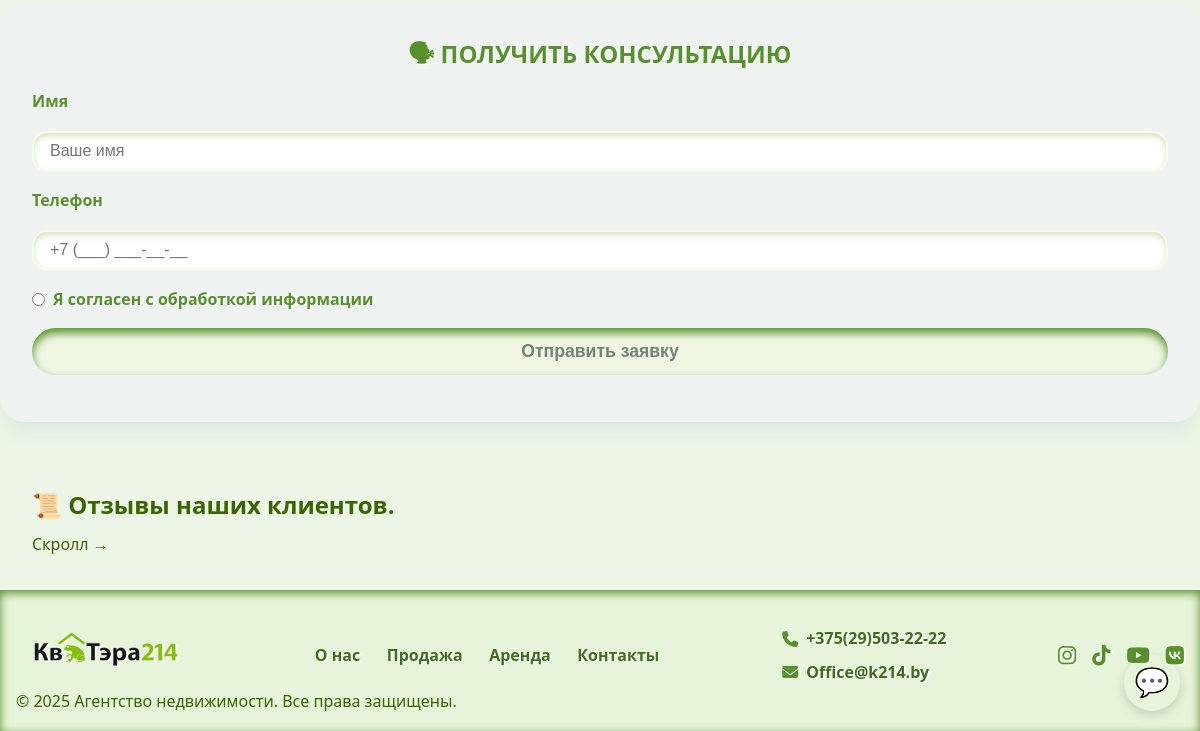
/ (lower part), run on an earlier commit of the app's database.
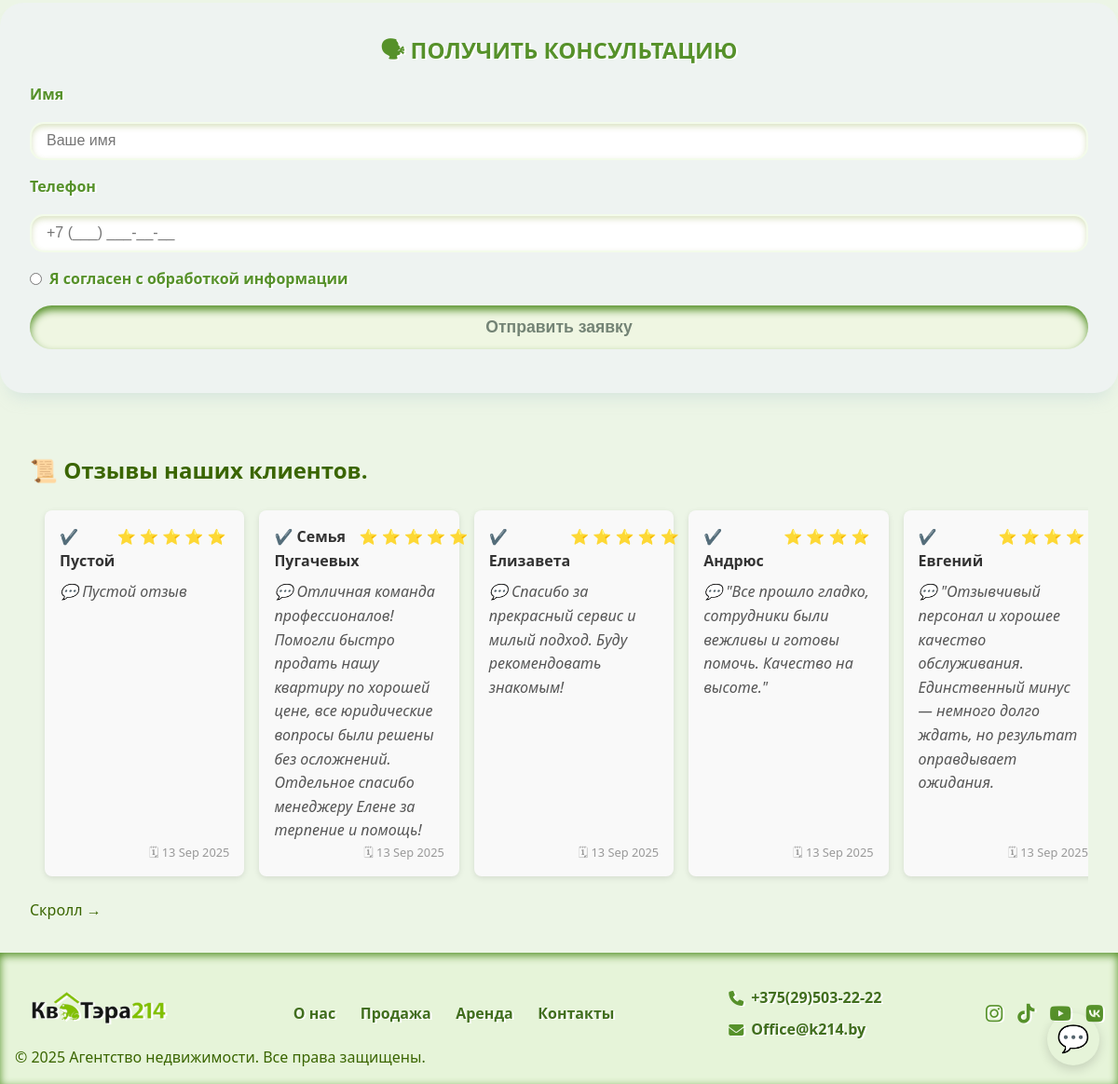
And on a later commit of the database.
### webapp/models.py (models this page shows, shortened)
class SocialNetwork(models.Model):
    contact = models.ForeignKey(Contact, related_name='social_networks', on_delete=models.CASCADE)
    name = models.CharField(max_length=100)
    url = models.URLField()
    icon = models.CharField(max_length=100, help_text='Название иконки (например, fa-facebook) или путь')
    is_had = models.BooleanField(default=True, verbose_name="В верхнее меню")
    class Meta:
        verbose_name = "Соц сети"
        verbose_name_plural = "Соц сети"

class Review(models.Model):
    name = models.CharField('Имя', max_length=100)
    rating = models.PositiveSmallIntegerField('Оценка', default=5)
    text = models.TextField('Текст отзыва')
    date = models.DateTimeField('Дата создания', auto_now_add=True)
    class Meta:
        ordering = ['-date']
        verbose_name = 'Отзыв'
        verbose_name_plural = 'Отзывы'

### webapp/views.py (the view, shortened to what this page needs)
# urls.py: path('', views.index, name='index'),
def index(request):
    properties = Property.objects.all()
    about = About.objects.first()
    sliders = MainSlider.objects.prefetch_related('photos').all()
    videos = PropertyVideo.objects.all()
    trust_stats = TrustStats.objects.first()
    trust_reasons = TrustReason.objects.all()
    reviews = Review.objects.all()[:20]
    property_types = request.GET.getlist('property_type')
    direction = request.GET.get('direction', '').strip()
    if direction:
        properties = properties.filter(address__icontains=direction)
    price_min = request.GET.get('price_min')
    if price_min:
        try:
            price_min = float(price_min)
            properties = properties.filter(price__gte=price_min)
        except (ValueError, TypeError):
            pass
    price_max = request.GET.get('price_max')
    if price_max:
        try:
            price_max = float(price_max)
            properties = properties.filter(price__lte=price_max)
        except (ValueError, TypeError):
            pass
    currency = request.GET.get('currency')
    if currency:
        valid_currencies = dict(Property.CURRENCY_CHOICES).keys()
        if currency.upper() in valid_currencies:
            properties = properties.filter(currency=currency.upper())
    addresses = Property.objects.values_list('address', flat=True).distinct()
    cities_set = set()
    for addr in addresses:
        if addr and "," in addr:
            city = addr.split(",")[0].strip()
        else:
            city = addr
        cities_set.add(city)
    cities = sorted(cities_set)
    context = {
        'trust_reasons': trust_reasons,
        'properties_new': Property.objects.filter(is_active_new=True).prefetch_related('photos'),
        'properties_all': properties.prefetch_related('photos'),
        'cities': cities,
        'sliders': sliders,
        'videos': videos,
        'about': about,
        'sold_objects': trust_stats.sold_objects if trust_stats else 1000,
        'avg_sale_days': trust_stats.avg_sale_days if trust_stats else 21,
        'support_247': trust_stats.support_247 if trust_stats else "24",
        'reviews': reviews,
    }
    return render(request, 'webapp/index.html', context)

### webapp/context_processors.py (called while the page is built)
def contact_data(request):
    contact = Contact.objects.prefetch_related('social_networks', 'messengers').first()
    cities = City.objects.all()
    if contact:
        social_networks = contact.social_networks.filter(is_had=True)
        messengers = contact.messengers.filter(is_had=True)
    else:
        social_networks = []
        messengers = []
    return {
        'contact': contact,
        'social_networks': social_networks,
        'messengers': messengers,
        'cities': cities,
    }

def get_usd_to_byn_rate():
    url = "https://api.nbrb.by/exrates/rates/USD?parammode=2"
    response = requests.get(url)
    if response.status_code == 200:
        data = response.json()
        rate = data.get('Cur_OfficialRate')
        scale = data.get('Cur_Scale', 1)
        if rate and scale:
            return rate / scale
    return None

def currency_rates(request):
    rate = get_usd_to_byn_rate()
    return {
        'usd_to_byn_rate': rate
    }

### webapp/templatetags/currency_filters.py (called while the page is built)
@register.filter
def multiply(value, arg):
    try:
        return float(value) * float(arg)
    except (ValueError, TypeError):
        return None

### webapp/templatetags/custom_filters.py (called while the page is built)
@register.filter
def times(number):
    return range(int(number))

### webapp/templates/webapp/index.html (shortened to what this page needs)
{% extends 'main/base.html' %}
{% load static %}
{% block content %}
    {% include 'webapp/consultation_form.html' %}
    {% include 'webapp/reviews.html' %}
{% endblock %}

### templates/main/base.html (shortened to what this page needs)
{% load static %}
<!DOCTYPE html>
<html lang="ru">
<head>
    <link href="https://cdnjs.cloudflare.com/ajax/libs/font-awesome/6.4.0/css/all.min.css" rel="stylesheet"/>
    <link rel="stylesheet" href="{% static 'webapp/css/style.css' %}"/>
</head>
<body>
<header class="header">
    <div id="messenger-menu-always" aria-label="Мессенджер меню" role="navigation" class="messenger-menu-always">
        <button class="messenger-toggle" aria-expanded="false" aria-controls="messenger-options">
            💬
        </button>
    </div>
</header>
{% block content %}{% endblock %}
<footer class="footer">
    <div class="container footer-container">
        <div class="footer-logo">
            <img src="{% static 'webapp/images/logo_kvatera.png' %}" alt="Логотип агентства"/>
        </div>
        <nav class="footer-menu">
            <a href="{% url 'about' %}">О нас</a>
            <a href="{% url 'sale' %}">Продажа</a>
            <a href="{% url 'rent' %}">Аренда</a>
            <a href="{% url 'contacts' %}">Контакты</a>
        </nav>
        <div class="footer-contacts">
            <p>
                <i class="fa-solid fa-phone"></i>
                <a href="tel:{{ contact.phone|urlencode }}">{{ contact.phone }}</a>
            </p>
            <p>
                <i class="fa-solid fa-envelope"></i>
                <a href="mailto:{{ contact.email|urlencode }}">{{ contact.email }}</a>
            </p>
        </div>
        <div class="footer-social">
            {% for social in contact.social_networks.all %}
                <a href="{{ social.url }}" aria-label="{{ social.name }}" target="_blank" rel="noopener noreferrer">
                    <i class="{{ social.icon }}"></i>
                </a>
            {% empty %}
                <p>Соцсетей нет</p>
            {% endfor %}
        </div>
    </div>
    <div class="copyright">
        &copy; 2025 Агентство недвижимости. Все права защищены.
    </div>
</footer>
</body>
</html>

### webapp/templates/webapp/reviews.html
{% load static %}
{% load custom_filters %}
<section class="reviews-section">
    <h2>📜 Отзывы наших клиентов.</h2>
    <div class="reviews-wrapper">
        {% for review in reviews %}
        <div class="review-card">
            <div class="review-header">
                <span class="review-author">✔️ {{ review.name }}</span>
                <span class="review-rating">
                    {% for _ in review.rating|times %}
                        ⭐
                    {% endfor %}
                </span>
            </div>
            <p class="review-text">💬 {{ review.text }}</p>
            <div class="review-date">🗓 {{ review.date|date:"d M Y" }}</div>
        </div>
        {% endfor %}
    </div>
<p>Скролл →</p>
</section>

What changed in the data, as far as the page shows it:
added Review: name "Пустой", rating 5 (drawn), text "Пустой отзыв", date "13 Sep 2025"
added Review: name "Семья Пугачевых", rating 5 (drawn), text "Отличная команда профессионалов! Помогли быстро продать нашу квартиру по хорошей цене, все юридические вопросы были решены без осложнений. Отдельное спасибо менеджеру Елене за терпение и помощь!", date "13 Sep 2025"
added Review: name "Елизавета", rating 5 (drawn), text "Спасибо за прекрасный сервис и милый подход. Буду рекомендовать знакомым!", date "13 Sep 2025"
added Review: name "Андрюс", rating 4 (drawn), text "\"Все прошло гладко, сотрудники были вежливы и готовы помочь. Качество на высоте.\"", date "13 Sep 2025"
added Review: name "Евгений", rating 4 (drawn), text "\"Отзывчивый персонал и хорошее качество обслуживания. Единственный минус — немного долго ждать, но результат оправдывает ожидания.", date "13 Sep 2025"
